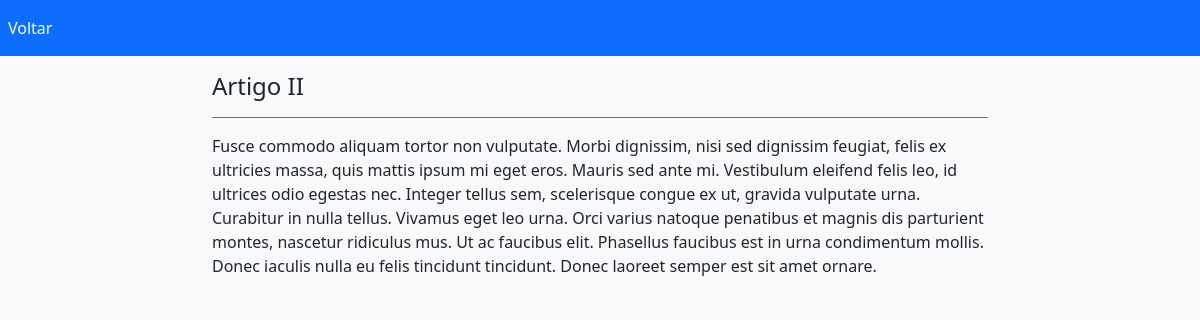
The page /exercicio_extra_05_artigos/exibirArtigo.php?id=2 on the database its author committed.
### tables this page shows
create table if not exists artigos (
	id int primary key auto_increment,
    titulo varchar(128) not null,
    texto mediumtext not null
);

### exercicio_extra_05_artigos/controle/ListarArtigos.php (called while the page is built, shortened)
<?php
class ListarArtigos extends Conexao
{
    public int $id;
    public function exibirArtigo(): array
    {
        $this->connect = $this->connectDb();
        $sql_select = "select id, titulo, texto from artigos where id = :id limit 1";
        $query = $this->connect->prepare($sql_select);
        $query->bindParam(':id', $this->id);
        $query->execute();
        return $query->fetch();
    }
}

### exercicio_extra_05_artigos/controle/Conexao.php (called while the page is built, shortened)
<?php
abstract class Conexao
{
    private string $db = "mysql";
    private string $host = "localhost";
    private string $port = "3306";
    private string $dbname = "db_celke";
    private string $user = "root";
    private string $pass = "root";
    public function connectDb(): object
    {
        try
        {
            $this->connect = new PDO($this->db.":host=".$this->host.";port=".$this->port.";dbname=".$this->dbname, $this->user, $this->pass);
            return $this->connect;
        }
        catch(PDOException $erro)
        {
            die("Erro: Por favor tente novamente. Caso o problema persista, entre em contato com o administrador <b>adm@php.br</b>");
        }
    }
}

### exercicio_extra_05_artigos/exibirArtigo.php (the view, shortened to what this page needs)
<!DOCTYPE html>
<html lang="pt-br">
<head>
    <link href="https://cdn.jsdelivr.net/npm/bootstrap@5.2.3/dist/css/bootstrap.min.css" rel="stylesheet">
</head>
<body class="bg-light">
    <nav class="navbar navbar-expand navbar-dark bg-primary">
        <ul class="navbar-nav">
            <li class="nav-item">
                <a class="nav-link active" aria-current="page" href="index.php">Voltar</a>
            </li>
        </ul>
    </nav>
    <div class="container-fluid">
        <div class="row">
            <?php
            $id = filter_input(INPUT_GET, 'id', FILTER_SANITIZE_NUMBER_INT);
            if (!empty($id)) {
                require "controle/Conexao.php";
                require "controle/ListarArtigos.php";
                $listar_artigos = new ListarArtigos();
                $listar_artigos->id = $id;
                $artigos = $listar_artigos->exibirArtigo();
                extract($artigos);
            ?>
                <div class="col-sm-10 offset-sm-1 col-lg-8 offset-lg-2">
                    <h1 class="my-3 pb-3 h4 border-bottom border-secondary">
                        <?= $titulo ?>
                    </h1>
                    <p>
                        <?= $texto ?>
                    </p>
                </div>
            <?php } else {
                $_SESSION['msg'] = "<p style='margin-top: 20px; color: #f00;'>Erro: Artigo não encontrado!</p>";
                header("Location: index.php");
            }
            ?>
        </div>
    </div>
</body>
</html>

### rows shown on the page
artigos: titulo "Artigo II", texto "Fusce commodo aliquam tortor non vulputate. Morbi dignissim, nisi sed dignissim feugiat, felis ex ultricies massa, quis mattis ipsum mi eget eros. Mauris sed ante mi. Vestibulum eleifend felis leo, id ultrices odio egestas nec. Integer tellus sem, scelerisque congue ex ut, gravida vulputate urna. Curabitur in nulla tellus. Vivamus eget leo urna. Orci varius natoque penatibus et magnis dis parturient montes, nascetur ridiculus mus. Ut ac faucibus elit. Phasellus faucibus est in urna condimentum mollis. Donec iaculis nulla eu felis tincidunt tincidunt. Donec laoreet semper est sit amet ornare."
